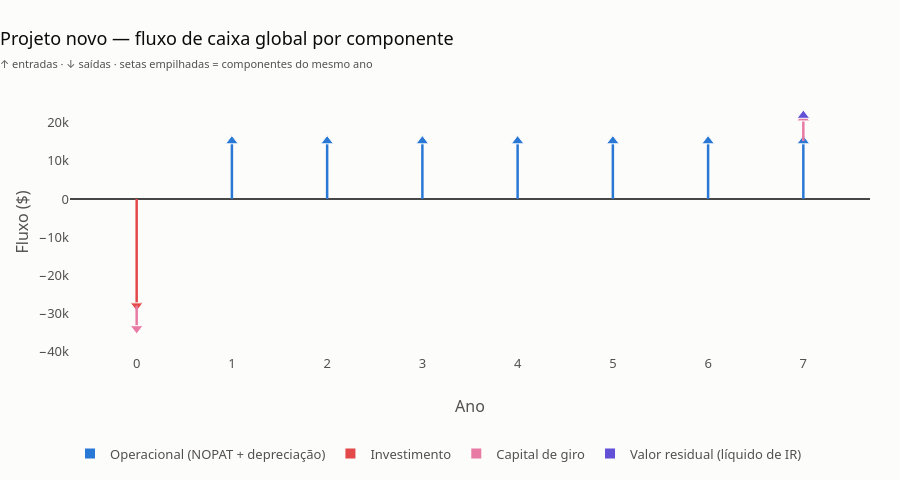

Write notebook code for a chart like this one.
### Markdown cell above
O FCG de $15.200 e o fluxo do capital próprio ($11.150, $11.360, …) coincidem com os slides. No diagrama,
cada ano é decomposto em setas empilhadas: investimento e capital de giro para baixo no ano 0; no ano 7, a
recuperação do capital de giro e o valor residual líquido de IR ($1.000 − 30% × ganho = $700) empilham sobre o
fluxo operacional.

### Code cell
viz.grafico_fluxo(novo, titulo="Projeto novo — fluxo de caixa global por componente")

### Figure 1 — Plotly figure (JSON) as saved in the notebook; plotly's stock layout.template omitted (floating-point values rounded to 4 significant figures)
{"data": [{"hoverinfo": "skip", "line": {"color": "#2a78d6", "width": 2.5}, "mode": "lines", "showlegend": false, "type": "scatter", "x": [1, 1, null, 2, 2, null, 3, 3, null, 4, 4, null, 5, 5, null, 6, 6, null, 7, 7, null], "y": [0.0, 15200.0, null, 0.0, 15200.0, null, 0.0, 15200.0, null, 0.0, 15200.0, null, 0.0, 15200.0, null, 0.0, 15200.0, null, 0.0, 15200.0, null]}, {"customdata": [15200.0, 15200.0, 15200.0, 15200.0, 15200.0, 15200.0, 15200.0], "hovertemplate": "ano %{x}<br>Operacional (NOPAT + depreciação): %{customdata:,.0f}<extra></extra>", "marker": {"color": "#2a78d6", "line": {"color": "#fcfcfb", "width": 1}, "size": 11, "symbol": "triangle-up"}, "mode": "markers", "name": "Operacional (NOPAT + depreciação)", "showlegend": false, "type": "scatter", "x": [1, 2, 3, 4, 5, 6, 7], "y": [15200.0, 15200.0, 15200.0, 15200.0, 15200.0, 15200.0, 15200.0]}, {"hoverinfo": "skip", "marker": {"color": "#2a78d6", "size": 10, "symbol": "square"}, "mode": "markers", "name": "Operacional (NOPAT + depreciação)", "showlegend": true, "type": "scatter", "x": [null], "y": [null]}, {"hoverinfo": "skip", "line": {"color": "#e34948", "width": 2.5}, "mode": "lines", "showlegend": false, "type": "scatter", "x": [0, 0, null], "y": [0.0, -28000.0, null]}, {"customdata": [-28000.0], "hovertemplate": "ano %{x}<br>Investimento: %{customdata:,.0f}<extra></extra>", "marker": {"color": "#e34948", "line": {"color": "#fcfcfb", "width": 1}, "size": 11, "symbol": "triangle-down"}, "mode": "markers", "name": "Investimento", "showlegend": false, "type": "scatter", "x": [0], "y": [-28000.0]}, {"hoverinfo": "skip", "marker": {"color": "#e34948", "size": 10, "symbol": "square"}, "mode": "markers", "name": "Investimento", "showlegend": true, "type": "scatter", "x": [null], "y": [null]}, {"hoverinfo": "skip", "line": {"color": "#e87ba4", "width": 2.5}, "mode": "lines", "showlegend": false, "type": "scatter", "x": [7, 7, null], "y": [15200.0, 21200.0, null]}, {"customdata": [6000.0], "hovertemplate": "ano %{x}<br>Capital de giro: %{customdata:,.0f}<extra></extra>", "marker": {"color": "#e87ba4", "line": {"color": "#fcfcfb", "width": 1}, "size": 11, "symbol": "triangle-up"}, "mode": "markers", "name": "Capital de giro", "showlegend": false, "type": "scatter", "x": [7], "y": [21200.0]}, {"hoverinfo": "skip", "line": {"color": "#e87ba4", "width": 2.5}, "mode": "lines", "showlegend": false, "type": "scatter", "x": [0, 0, null], "y": [-28000.0, -34000.0, null]}, {"customdata": [-6000.0], "hovertemplate": "ano %{x}<br>Capital de giro: %{customdata:,.0f}<extra></extra>", "marker": {"color": "#e87ba4", "line": {"color": "#fcfcfb", "width": 1}, "size": 11, "symbol": "triangle-down"}, "mode": "markers", "name": "Capital de giro", "showlegend": false, "type": "scatter", "x": [0], "y": [-34000.0]}, {"hoverinfo": "skip", "marker": {"color": "#e87ba4", "size": 10, "symbol": "square"}, "mode": "markers", "name": "Capital de giro", "showlegend": true, "type": "scatter", "x": [null], "y": [null]}, {"hoverinfo": "skip", "line": {"color": "#6250d6", "width": 2.5}, "mode": "lines", "showlegend": false, "type": "scatter", "x": [7, 7, null], "y": [21200.0, 21900.0, null]}, {"customdata": [700.0], "hovertemplate": "ano %{x}<br>Valor residual (líquido de IR): %{customdata:,.0f}<extra></extra>", "marker": {"color": "#6250d6", "line": {"color": "#fcfcfb", "width": 1}, "size": 11, "symbol": "triangle-up"}, "mode": "markers", "name": "Valor residual (líquido de IR)", "showlegend": false, "type": "scatter", "x": [7], "y": [21900.0]}, {"hoverinfo": "skip", "marker": {"color": "#6250d6", "size": 10, "symbol": "square"}, "mode": "markers", "name": "Valor residual (líquido de IR)", "showlegend": true, "type": "scatter", "x": [null], "y": [null]}], "layout": {"height": 480, "legend": {"orientation": "h", "x": 0, "xanchor": "left", "y": -0.32, "yanchor": "top"}, "margin": {"b": 120, "t": 90}, "showlegend": true, "title": {"subtitle": {"font": {"color": "#52514e", "size": 11}, "text": "↑ entradas · ↓ saídas · setas empilhadas = componentes do mesmo ano"}, "text": "Projeto novo — fluxo de caixa global por componente"}, "xaxis": {"range": [-0.7, 7.7], "showline": false, "tickmode": "array", "ticks": "", "tickvals": [0, 1, 2, 3, 4, 5, 6, 7], "title": {"text": "Ano"}}, "yaxis": {"range": [-40710.0, 28610.0], "showgrid": false, "title": {"text": "Fluxo ($)"}, "zeroline": true, "zerolinecolor": "#0b0b0b", "zerolinewidth": 1.5}}}
